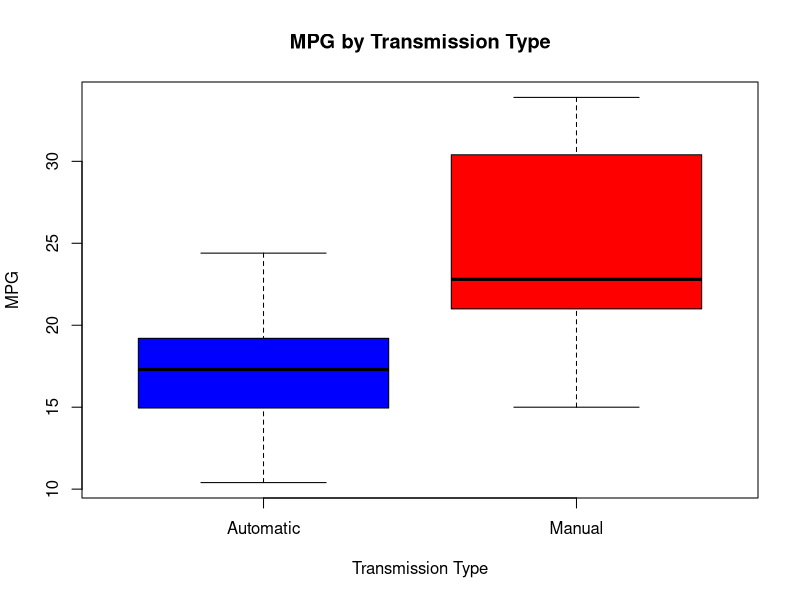
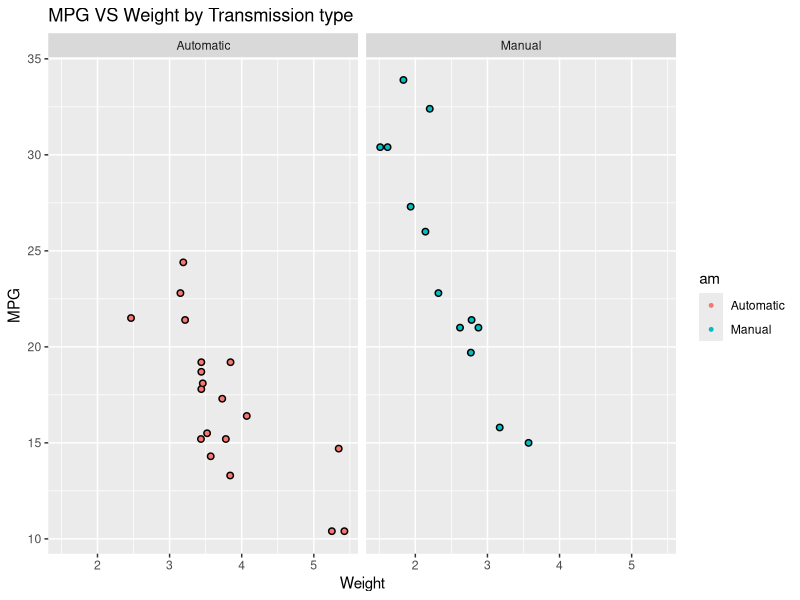

These charts were generated, in order, by the following R code: (Note: this script raises an error after producing the figures.)
## ---- chunk 1
knitr::opts_chunk$set(echo = TRUE)
## ---- chunk 2
library(datasets)
data(mtcars)
str(mtcars)
## ---- chunk 3
mtcars$am <- as.factor(mtcars$am)
levels(mtcars$am) <- c("Automatic", "Manual")
## ---- chunk 4
library(ggplot2)
## ---- chunk 5
boxplot(mpg~am, data = mtcars,
        col = c("blue", "red"),xlab = "Transmission Type",ylab = "MPG",
        main = "MPG by Transmission Type")
## ---- chunk 6
ggplot(data=mtcars,aes(x=wt,y=mpg, color=am))+facet_wrap(~am)+xlab("Weight")+
  ylab("MPG")+ggtitle("MPG VS Weight by Transmission type")+
  geom_point(size=2,colour="black")+geom_point(size=1)
## ---- chunk 7
data("mtcars")
sort(cor(mtcars)[1,])
## ---- chunk 8
fit <- lm(mpg~am, data = mtcars)
summary(fit)
## ---- chunk 9
bestfit<-lm(mpg~factor(am)+qsec+wt, data=mtcars)
summary(bestfit)
## ---- chunk 10
mtcars$am <- as.factor(mtcars$am)
levels(mtcars$am) <- c("Automatic", "Manual")
## ---- chunk 11
ggplot(data=mtcars,aes(x=hp, y=mpg, col=am))+facet_wrap(~am)+
  xlab("Horsepower")+ylab("Miles per gallon")+ ggtitle("MpG vs. HP /Gearing")+
    geom_point(size=2,colour="black")+geom_point(size=2)
## ---- chunk 12
par(mfrow = c(2,2))
plot(bestfit)
